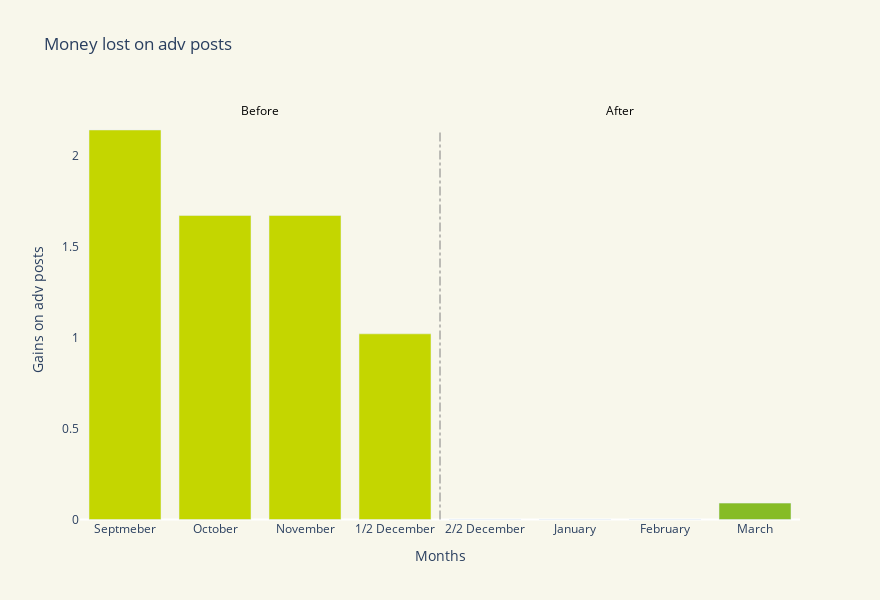

The notebook cell this image was saved under:
### Markdown cell above
It is possible to notice a significant reduction of published posts after the scandal: silence strategy. But is this strategy suitable?
Not in the long-term because of financial losses.

### Code cell
# visualizing Chiara's financial losses based exclusively on the fact that she earns euros 93K per advertised post

# colors for the plot
colors = ['#000000', '#86BC25', '#C4D600']

# Before the scandal
trace_before = go.Bar(
    x=brand_loss['Months'][:4],
    y=brand_loss['Gains in millions'][:4],
    name='Before',
    marker_color=colors[2],
    showlegend=False
)

# After the scandal
trace_after = go.Bar(
    x=brand_loss['Months'][4:],
    y=brand_loss['Gains in millions'][4:],
    name='After',
    marker_color=colors[1],
    showlegend=False
)

fig = go.Figure(data=[trace_before, trace_after])

# line to separate before and after
fig.add_shape(
    type="line",
    x0=3.5,
    y0=0,
    x1=3.5,
    y1=max(brand_loss['Gains in millions']),
    line=dict(
        color="gray",
        width=1,
        dash="dashdot",
    )
)

fig.add_annotation(
    x=1.5,
    y=max(brand_loss['Gains in millions']) * 1.05,
    text="Before",
    font=dict(
        color=colors[0],
        size=12
    ),
    showarrow=False
)

fig.add_annotation(
    x=5.5,
    y=max(brand_loss['Gains in millions']) * 1.05,
    text="After",
    font=dict(
        color=colors[0],
        size=12
    ),
    showarrow=False
)


fig.update_layout(
    title="Money lost on adv posts",
    xaxis=dict(
        title="Months",
        tickangle=0
    ),
    yaxis=dict(
        title="Gains on adv posts"
    ),
    width=880,
    height=600,
    plot_bgcolor='#F8F7EB',
    paper_bgcolor='#F8F7EB',
    xaxis_showgrid=False,
    yaxis_showgrid=False,
)

fig.show()

### Figure 1 — Plotly figure (JSON) as saved in the notebook; plotly's stock layout.template omitted (floating-point values rounded to 4 significant figures)
{"data": [{"marker": {"color": "#C4D600"}, "name": "Before", "showlegend": false, "type": "bar", "x": ["Septmeber", "October", "November", "1/2 December"], "y": [2.14, 1.67, 1.67, 1.02]}, {"marker": {"color": "#86BC25"}, "name": "After", "showlegend": false, "type": "bar", "x": ["2/2 December", "January", "February", "March"], "y": [0, 0, 0, 0.09]}], "layout": {"annotations": [{"font": {"color": "#000000", "size": 12}, "showarrow": false, "text": "Before", "x": 1.5, "y": 2.247}, {"font": {"color": "#000000", "size": 12}, "showarrow": false, "text": "After", "x": 5.5, "y": 2.247}], "height": 600, "paper_bgcolor": "#F8F7EB", "plot_bgcolor": "#F8F7EB", "shapes": [{"line": {"color": "gray", "dash": "dashdot", "width": 1}, "type": "line", "x0": 3.5, "x1": 3.5, "y0": 0, "y1": 2.14}], "title": {"text": "Money lost on adv posts"}, "width": 880, "xaxis": {"showgrid": false, "tickangle": 0, "title": {"text": "Months"}}, "yaxis": {"showgrid": false, "title": {"text": "Gains on adv posts"}}}}
